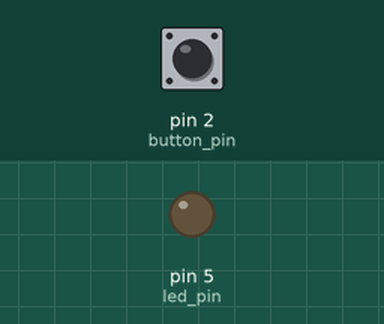
This sketch was run on a simulated Arduino Uno, built with avr-gcc and run on an emulated ATmega328P. Shown: output pins drawn as LEDs (lit = HIGH). Inputs (shaded band) come from the test bench; at power-on: pin 2 (button_pin) HIGH.

Above: at 1.2 s.
1.3 s: pin 2 (button_pin) pulled LOW for 0.15 s
At 2.0 s:
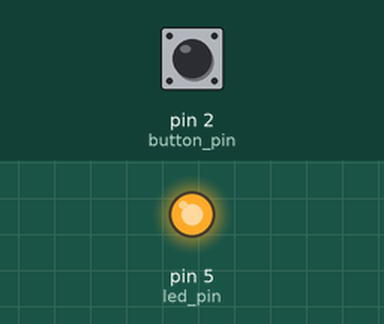
2.9 s: pin 2 (button_pin) pulled LOW for 1 s
At 3.3 s:
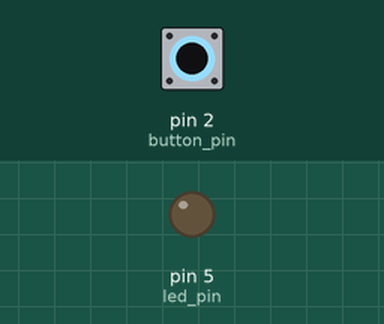
5.4 s: pin 2 (button_pin) pulled LOW for 3.2 s
At 6.4 s:
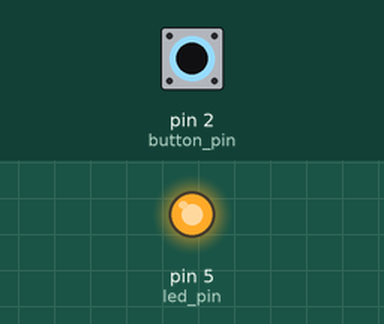
Timing chart, 0 to 8.4 s (numbered marks = the images above; inputs shaded):
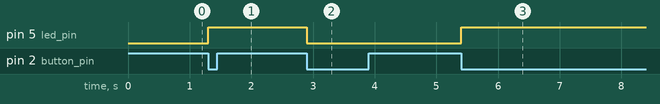

The sketch:

lab3-interrupttoggle.ino
```cpp
const int button_pin = 2;
const int led_pin = 5;

//volatile int flag = 0;

void setup()
{
  DDRD &= ~(1<<button_pin);  //assigned button as INPUT
  PORTD |= (1<<button_pin); //assigned button as PULLUP
  DDRD |= (1<<led_pin); //assigned LED as OUTPUT

  EICRA |= (1<<ISC01); //enabled falling edge
  EICRA &= ~(1<<ISC00);

  EIMSK |= (1<<INT0); //enabled INT0

  SREG |= 0b10000000; //sei();

}

void loop()
{
  //if(flag){

   //flag = 0;
  //}
}

ISR(INT0_vect){
 PORTD ^= (1<<led_pin); //toggle LED voltage
 //flag=1;

}
```

Measured:
- after the input at 1.3 s, pin 5 (led_pin): LOW → HIGH at once
- after the input at 2.9 s, pin 5 (led_pin): HIGH → LOW at once
- after the input at 5.4 s, pin 5 (led_pin): LOW → HIGH at once
